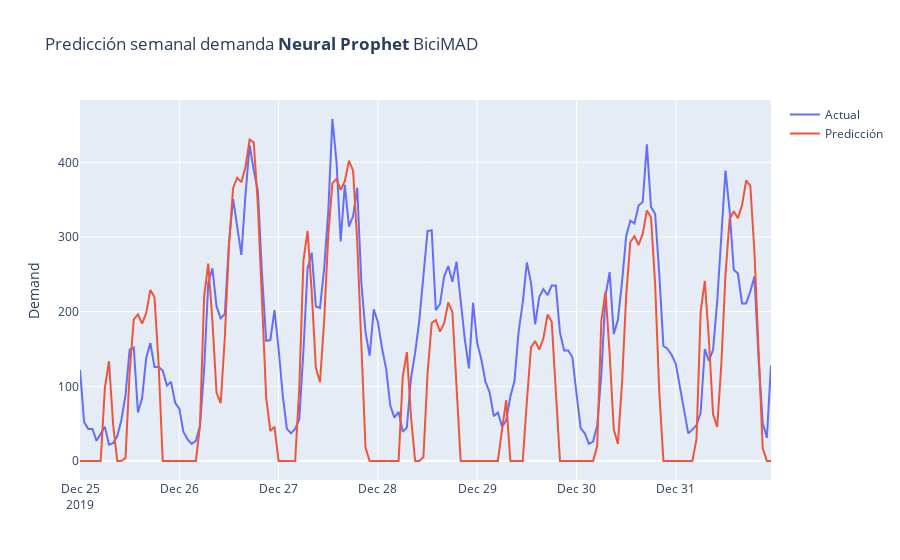

Here is the notebook cell this chart was saved with:
### Code cell
fig = go.Figure(go.Scatter(
    x = test['ds'],
    y = test['y'],
    mode='lines',
    name = "Actual"
))
fig.add_trace(go.Scatter(
    x = forecast['ds'],
    y = forecast['yhat'],
    mode='lines',
    name= "Predicción"
))
fig.update_layout(title_text="Predicción semanal demanda <b>Neural Prophet</b> BiciMAD", yaxis_title="Demand")
fig.show()

### Figure 1 — Plotly figure (JSON) as saved in the notebook; plotly's stock layout.template omitted (floating-point values rounded to 4 significant figures; data arrays with more than 128 entries replaced by an {"elided": "..."} marker saying what was removed)
{"data": [{"mode": "lines", "name": "Actual", "type": "scatter", "x": {"elided": "168 str values"}, "y": {"elided": "168 int values"}}, {"mode": "lines", "name": "Predicción", "type": "scatter", "x": {"elided": "168 str values"}, "y": {"elided": "168 float values"}}], "layout": {"title": {"text": "Predicción semanal demanda <b>Neural Prophet</b> BiciMAD"}, "yaxis": {"title": {"text": "Demand"}}}}
